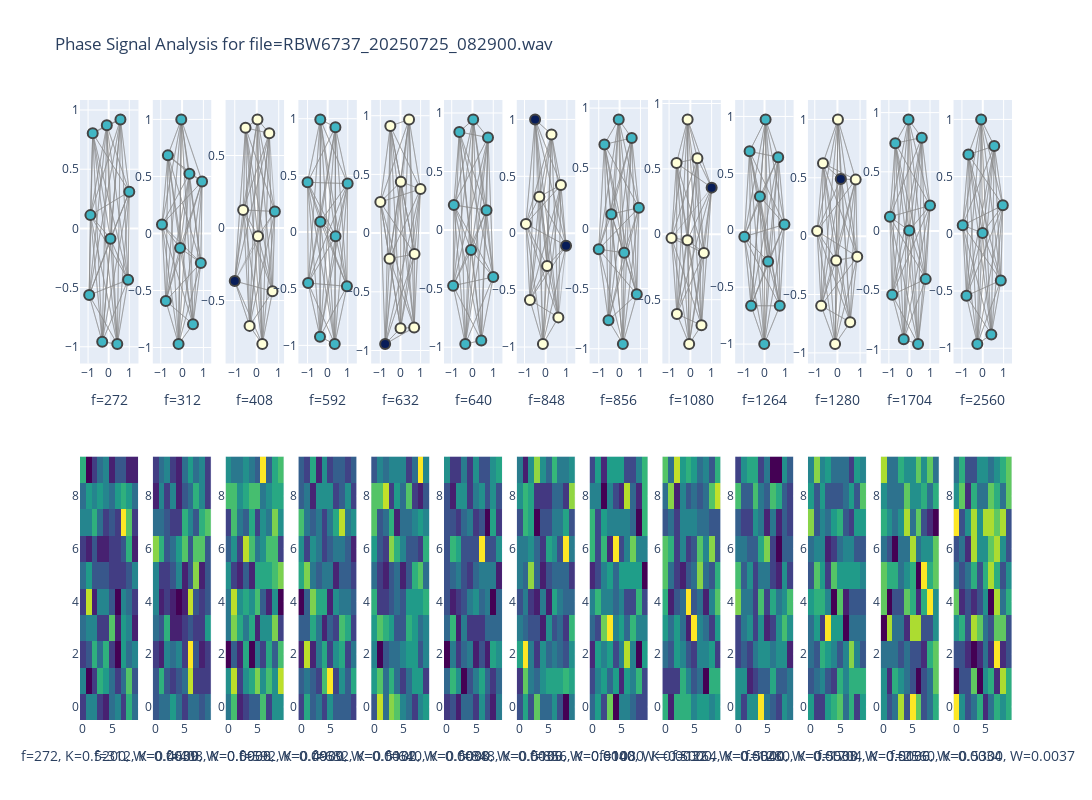

This figure's notebook cell:
### Code cell
f0_test_list = [272, 312, 408, 592, 632, 640, 848, 856, 1080, 1264, 1280, 1704, 2560]  # Hz
test_nbins = 10

fig = make_subplots(rows = 2, cols=len(f0_test_list))
for i, f0 in enumerate(f0_test_list, start=1):
    f_idx = np.argmin(np.abs(F - f0))
    x = phase[f_idx, :]

    # calc transition matrix
    x = ut.normalize_data(x)
    x = ut.quantize_data(x, test_nbins)
    x_transitions = ut.get_s2g_transition_matrix(x, test_nbins)
    x_transitions = x_transitions / np.sum(x_transitions)

    # calc original K
    edge_count = np.count_nonzero(x_transitions > graph_threshold)
    K = edge_count / x_transitions.size

    # calc wasserstein distance from uniform distribution
    uniform_dist = np.ones_like(x_transitions) / x_transitions.size
    W = wasserstein_distance_nd(x_transitions.flatten(), uniform_dist.flatten())

    fig.add_trace(go.Heatmap(z=x_transitions, colorscale='Viridis', showscale=False), row=2, col=i)
    fig.update_xaxes(title_text=f"f={f0}, K={K:.4f}, W={W:.4f}", row=2, col=i)

    nodes = np.unique(x)
    edges = ut.get_s2g_edges(x)

    # build graph from edge list instead of from_numpy_array (which expects an adjacency matrix)
    G = nx.DiGraph()
    G.add_nodes_from(nodes)
    G.add_edges_from(edges)

    # draw original graph (expects a plotly Figure)
    fig_g = ut.draw_graph(G)
    for tr in fig_g.data:
        fig.add_trace(deepcopy(tr), row=1, col=i)
    # use f0 as key into k (dict keyed by frequencies) to avoid KeyError
    fig.update_xaxes(title_text=f"f={f0}", row=1, col=i)

fig.update_layout(height=800, width=300*len(f0_test_list), title_text=f"Phase Signal Analysis for file={test_file}", showlegend=False)
fig.show()
